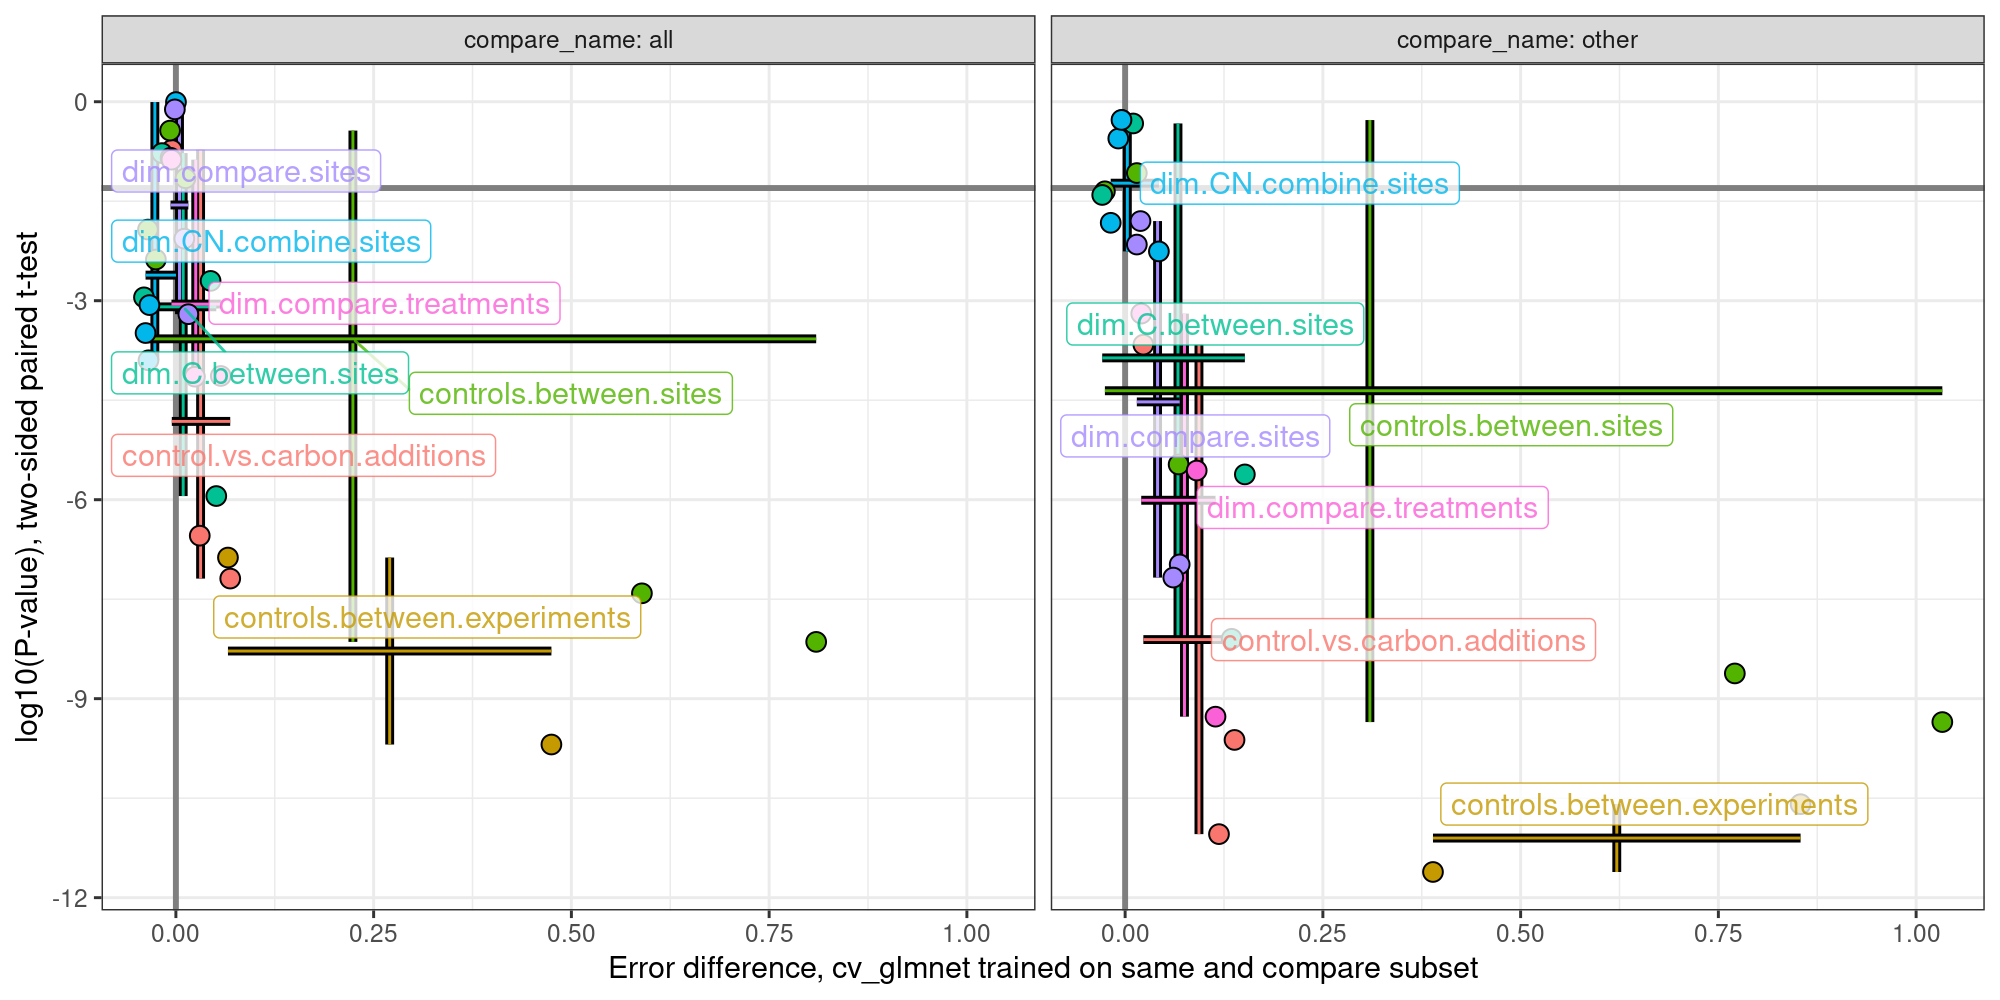

The R source for this figure:
library(data.table)
library(ggplot2)
score.out <- fread(
  "figure-scatter-data.csv"
)[, `:=`(
  comparison_group=paste(comparison, test.group),
  log10.regr.mse = log10(regr.mse)
)][]
ord <- c(
  "all",
  "all-same",
  "same",
  "other-same",
  "other")
score.stats <- dcast(
  score.out,
  comparison_group + comparison + train.groups + test.group + algorithm ~ .,
  list(mean, sd, length),
  value.var="log10.regr.mse"
)[, `:=`(
  log10.regr.mse_lo=log10.regr.mse_mean-log10.regr.mse_sd,
  log10.regr.mse_hi=log10.regr.mse_mean+log10.regr.mse_sd,
  train_subsets=factor(train.groups,ord)
)][]
range.tall <- melt(
  score.stats,
  measure.vars=c("log10.regr.mse_hi","log10.regr.mse_lo"))
range.wide <- dcast(
  range.tall,
  comparison_group ~ .,
  list(min, max))
getNorm <- function(DT, ...){
  measure.vars <- c(...)
  range.join <- range.wide[DT, on="comparison_group"]
  tall.join <- melt(
    range.join,
    measure.vars=measure.vars
  )[
  , norm := (value-value_min)/(value_max-value_min)
  ][]
  dcast(
    tall.join, 
    train_subsets + comparison_group + algorithm ~ variable,
    value.var="norm")
}
wide.join <- getNorm(score.stats, "log10.regr.mse_hi","log10.regr.mse_lo","log10.regr.mse_mean")

score.wide <- dcast(
  score.out[algorithm=="cv_glmnet"],
  algorithm + comparison_group + comparison + test.fold + test.group ~ train.groups,
  value.var="log10.regr.mse")
score.tall <- melt(
  score.wide,
  measure.vars=c("all","other"),
  variable.name="compare_name",
  value.name="compare_error")
pval.dt <- score.tall[, {
  test.res <- t.test(compare_error, same, paired=TRUE)
  with(test.res, data.table(
    estimate,
    p.value,
    compare_mean=mean(compare_error,na.rm=TRUE),
    same_mean=mean(same,na.rm=TRUE),
    log10.p=log10(p.value),
    N=.N))
}, by=.(
  algorithm, comparison, test.group, compare_name,
  comparison_group,
  train_subsets=factor(paste0(compare_name,"-same"),ord)
)]
pval.join <- getNorm(pval.dt, "compare_mean", "same_mean")

ggplot()+
  geom_point(aes(
    log10.p, estimate, color=comparison),
    data=pval.dt)+
  facet_grid(. ~ compare_name)

cross.dt <- dcast(
  pval.dt,
  compare_name + comparison ~ .,
  list(min, max, mean),
  value.var=c("estimate","log10.p"))

ggplot()+
  geom_segment(aes(
    log10.p_min, estimate_mean,
    xend=log10.p_max, yend=estimate_mean,
    color=comparison),
    data=cross.dt)+
  geom_segment(aes(
    log10.p_mean, estimate_min,
    xend=log10.p_mean, yend=estimate_max,
    color=comparison),
    data=cross.dt)+
  facet_grid(. ~ compare_name)

only.same <- score.stats[train_subsets=="same"]
wide.same <- dcast(
  only.same,
  comparison + comparison_group + test.group ~ algorithm,
  value.var="log10.regr.mse_mean")
ggplot()+
  geom_abline(aes(
    slope=slope,
    intercept=intercept),
    color="grey",
    data=data.table(slope=1, intercept=0))+
  geom_point(aes(
    cv_glmnet, featureless, color=comparison),
    data=wide.same)+
  coord_equal()+
  theme_bw()

seg.size <- 1.5
vhline.color <- "grey50"
vhline.size <- 1
point.size <- 3
text.both <-   rbind(
  cross.dt[, .(what="cross", comparison, compare_name, estimate=estimate_mean, log10.p=log10.p_mean, lab=comparison)],
  pval.dt[, .(what="pval", comparison, compare_name, estimate, log10.p, lab=test.group)])
gg <- ggplot()+
  theme_bw()+
  theme(legend.position="none")+
  geom_vline(aes(
    xintercept=diff),
    color=vhline.color,
    size=vhline.size,
    data.table(diff=0))+
  geom_hline(aes(
    yintercept=log10.p),
    color=vhline.color,
    size=vhline.size,
    data.table(log10.p=log10(0.05)))+
  geom_segment(aes(
    estimate_mean, log10.p_min, 
    yend=log10.p_max, xend=estimate_mean),
    size=seg.size,
    data=cross.dt)+
  geom_segment(aes(
    estimate_mean, log10.p_min, 
    color=comparison,
    yend=log10.p_max, xend=estimate_mean),
    size=seg.size-1,
    data=cross.dt)+
  geom_segment(aes(
    estimate_min, log10.p_mean, 
    yend=log10.p_mean, xend=estimate_max),
    size=seg.size,
    data=cross.dt)+
  geom_segment(aes(
    estimate_min, log10.p_mean, 
    color=comparison,
    yend=log10.p_mean, xend=estimate_max),
    size=seg.size-1,
    data=cross.dt)+
  geom_point(aes(
    estimate, log10.p, fill=comparison),
    shape=21,
    color="black",
    size=point.size,
    data=pval.dt)+
  ## geom_text(aes(
  ##   estimate_mean, log10.p_mean, 
  ##   label=comparison),
  ##   showSelected="comparison",
  ##   data=cross.dt)+
  ## geom_text(aes(
  ##   estimate, log10.p, label=test.group),
  ##   clickSelects="comparison_group",
  ##   showSelected="comparison",
  ##   data=pval.dt)+
  ggrepel::geom_label_repel(aes(
    estimate, log10.p, label=lab, color=comparison),
    alpha=0.8,
    data=text.both[what=="cross"])+
  scale_x_continuous(
    "Error difference, cv_glmnet trained on same and compare subset")+
  scale_y_continuous(
    "log10(P-value), two-sided paired t-test")+
  facet_grid(. ~ compare_name, labeller=label_both)
png("figure-scatter-print.png", width=10, height=5, units="in", res=200)
print(gg)
dev.off()
